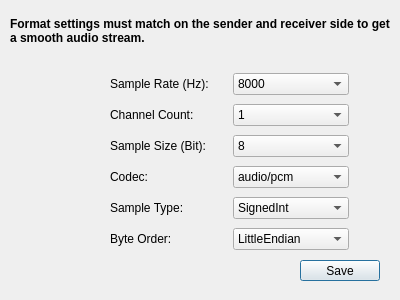
<?xml version="1.0" encoding="UTF-8"?>
<ui version="4.0">
 <class>settingsDialog</class>
 <widget class="QDialog" name="settingsDialog">
  <property name="geometry">
   <rect>
    <x>0</x>
    <y>0</y>
    <width>400</width>
    <height>300</height>
   </rect>
  </property>
  <property name="windowTitle">
   <string>Configure Format</string>
  </property>
  <widget class="QPushButton" name="pushButton_save">
   <property name="geometry">
    <rect>
     <x>300</x>
     <y>260</y>
     <width>80</width>
     <height>21</height>
    </rect>
   </property>
   <property name="text">
    <string>Save</string>
   </property>
  </widget>
  <widget class="QWidget" name="layoutWidget">
   <property name="geometry">
    <rect>
     <x>110</x>
     <y>70</y>
     <width>239</width>
     <height>188</height>
    </rect>
   </property>
   <layout class="QGridLayout" name="gridLayout">
    <item row="5" column="1">
     <widget class="QComboBox" name="comboBox_byteOrder">
      <item>
       <property name="text">
        <string>LittleEndian</string>
       </property>
      </item>
      <item>
       <property name="text">
        <string>BigEndian</string>
       </property>
      </item>
     </widget>
    </item>
    <item row="1" column="1">
     <widget class="QComboBox" name="comboBox_channelCount">
      <item>
       <property name="text">
        <string>1</string>
       </property>
      </item>
      <item>
       <property name="text">
        <string>2</string>
       </property>
      </item>
     </widget>
    </item>
    <item row="0" column="1">
     <widget class="QComboBox" name="comboBox_rate">
      <item>
       <property name="text">
        <string>8000</string>
       </property>
      </item>
      <item>
       <property name="text">
        <string>16000</string>
       </property>
      </item>
      <item>
       <property name="text">
        <string>32000</string>
       </property>
      </item>
      <item>
       <property name="text">
        <string>48000</string>
       </property>
      </item>
     </widget>
    </item>
    <item row="2" column="0">
     <widget class="QLabel" name="label_sampleSize">
      <property name="text">
       <string>Sample Size (Bit):</string>
      </property>
     </widget>
    </item>
    <item row="3" column="0">
     <widget class="QLabel" name="label_codec">
      <property name="text">
       <string>Codec:</string>
      </property>
     </widget>
    </item>
    <item row="0" column="0">
     <widget class="QLabel" name="label_rate">
      <property name="text">
       <string>Sample Rate (Hz):</string>
      </property>
     </widget>
    </item>
    <item row="3" column="1">
     <widget class="QComboBox" name="comboBox_codec">
      <item>
       <property name="text">
        <string>audio/pcm</string>
       </property>
      </item>
     </widget>
    </item>
    <item row="2" column="1">
     <widget class="QComboBox" name="comboBox_sampleSize">
      <item>
       <property name="text">
        <string>8</string>
       </property>
      </item>
      <item>
       <property name="text">
        <string>16</string>
       </property>
      </item>
      <item>
       <property name="text">
        <string>24</string>
       </property>
      </item>
      <item>
       <property name="text">
        <string>32</string>
       </property>
      </item>
     </widget>
    </item>
    <item row="4" column="0">
     <widget class="QLabel" name="label_sampleType">
      <property name="text">
       <string>Sample Type:</string>
      </property>
     </widget>
    </item>
    <item row="5" column="0">
     <widget class="QLabel" name="label_byteOrder">
      <property name="text">
       <string>Byte Order:</string>
      </property>
     </widget>
    </item>
    <item row="1" column="0">
     <widget class="QLabel" name="label_channelCount">
      <property name="text">
       <string>Channel Count:</string>
      </property>
     </widget>
    </item>
    <item row="4" column="1">
     <widget class="QComboBox" name="comboBox_sampleType">
      <item>
       <property name="text">
        <string>SignedInt</string>
       </property>
      </item>
      <item>
       <property name="text">
        <string>UnSignedInt</string>
       </property>
      </item>
      <item>
       <property name="text">
        <string>Float</string>
       </property>
      </item>
     </widget>
    </item>
   </layout>
  </widget>
  <widget class="QLabel" name="label_textMisc">
   <property name="geometry">
    <rect>
     <x>10</x>
     <y>10</y>
     <width>381</width>
     <height>41</height>
    </rect>
   </property>
   <property name="font">
    <font>
     <bold>true</bold>
    </font>
   </property>
   <property name="text">
    <string>Format settings must match on the sender and receiver side to get
a smooth audio stream.</string>
   </property>
  </widget>
 </widget>
 <resources/>
 <connections/>
</ui>
